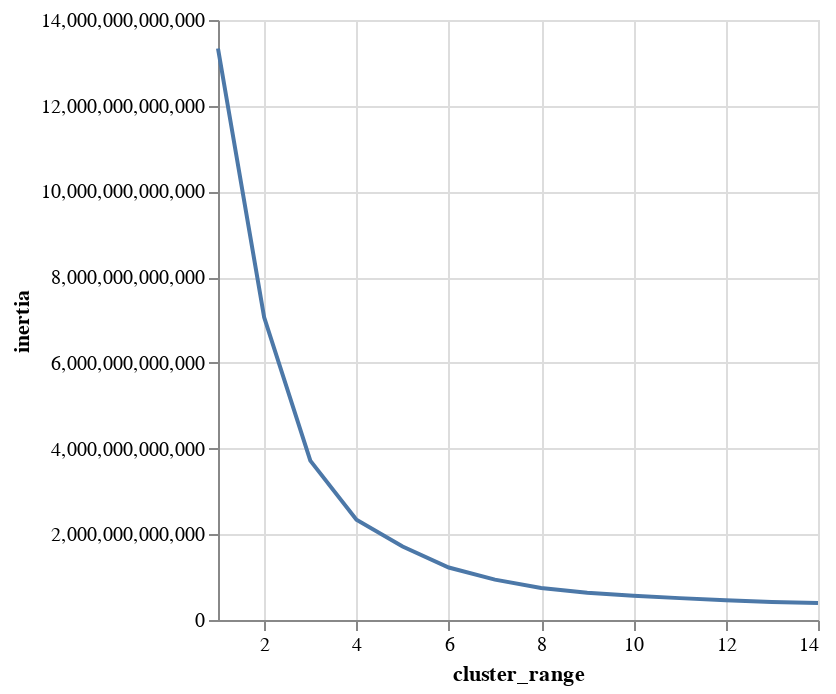

Notebook cell for this chart:
### Code cell
alt.Chart(clusters).mark_line().encode(alt.X('cluster_range'), alt.Y('inertia'))

### Figure 1 — Vega-Lite specification as saved in the notebook (floating-point values rounded to 4 significant figures)
{"config": {"view": {"continuousWidth": 300, "continuousHeight": 300}}, "data": {"name": "data-463418bc01378ad61b1ffd16629e685d"}, "mark": {"type": "line"}, "encoding": {"x": {"field": "cluster_range", "type": "quantitative"}, "y": {"field": "inertia", "type": "quantitative"}}, "$schema": "https://vega.github.io/schema/vega-lite/v5.8.0.json", "datasets": {"data-463418bc01378ad61b1ffd16629e685d": [{"cluster_range": 1, "inertia": 13340000000000.0}, {"cluster_range": 2, "inertia": 7063000000000.0}, {"cluster_range": 3, "inertia": 3719000000000.0}, {"cluster_range": 4, "inertia": 2342000000000.0}, {"cluster_range": 5, "inertia": 1715000000000.0}, {"cluster_range": 6, "inertia": 1225000000000.0}, {"cluster_range": 7, "inertia": 942300000000.0}, {"cluster_range": 8, "inertia": 748800000000.0}, {"cluster_range": 9, "inertia": 634900000000.0}, {"cluster_range": 10, "inertia": 563800000000.0}, {"cluster_range": 11, "inertia": 510500000000.0}, {"cluster_range": 12, "inertia": 459700000000.0}, {"cluster_range": 13, "inertia": 419600000000.0}, {"cluster_range": 14, "inertia": 396100000000.0}]}}
